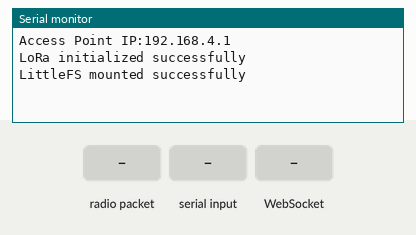
This sketch was run on a simulated ESP8266 (NodeMCU). On the bench: the last lines printed to the serial monitor. The inputs (shaded band) are chosen by the test bench. Storage starts empty; no radio packets arrive unless stated.

Above: at 1.2 s.
1.3 s: radio packet "1" arrives
At 2.5 s:
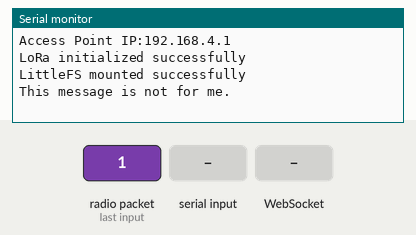
2.8 s: "1\n" received over Serial
At 3.8 s:
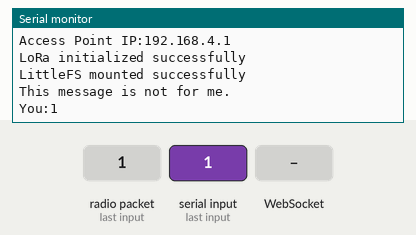
4.3 s: WebSocket text "1" received
At 4.9 s:
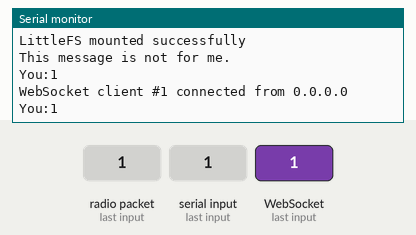

Measured:
- after the input at 1.3 s, the serial monitor: prints a new line at once (image 1)
- after the input at 2.8 s, the serial monitor: prints a new line after 0.06 s (image 2)
- after the input at 4.3 s, the serial monitor: prints a new line at once (image 3)

The sketch:

person1.ino
```cpp
/*
  Person 1 Program
  Author: Somnath Das
  More at: https://daslearning.in/

  NodeMCU Pins                          SX1278 Pins
  GND                                       GND
  3.3V                                      VCC
  D8                                        NSS
  D7                                        MOSI
  D6                                        MISO
  D5                                        SCK
  D0                                        RST
  D2                                        DIO0
*/

#include <LoRa.h>
#include "LittleFS.h"
#include <ESP8266WiFi.h>
#include <ESPAsyncWebServer.h>
#include <ESPAsyncTCP.h>

#define csPin 15
#define resetPin 16
#define irqPin 2

// Replace with your network credentials
const char* ssid = "NodeMCU1";
const char* password = "123456789";

// Source and destination addresses for LoRa
byte localAddress = 0xBB;  // address of this device
byte destination = 0xCC;   // destination to send to

// Create AsyncWebServer object on port 80
AsyncWebServer server(80);
AsyncWebSocket ws("/ws");

// Global variables
String outMsg;
bool outMsgStatus = LOW;

void handleClientMsg(void *arg, uint8_t *data, size_t len) {
  AwsFrameInfo *info = (AwsFrameInfo*)arg;
  if (info->final && info->index == 0 && info->len == len && info->opcode == WS_TEXT) {
    data[len] = 0;
    outMsg = (char*)data;
    outMsgStatus = HIGH;
  }
}

void sendMessage() {
  LoRa.beginPacket();                // start packet
  LoRa.write(destination);           // add destination address
  LoRa.write(localAddress);          // add sender address
  LoRa.print(outMsg);                // add payload
  LoRa.endPacket();                  // finish packet and send it
  Serial.println("You:" + outMsg);   // For Serial Chat
  outMsgStatus = LOW;                // Set it to low for next msg
  outMsg = "";                       // Make the msg blank
}

void onEvent(AsyncWebSocket *server, AsyncWebSocketClient *client, AwsEventType type,
  void *arg, uint8_t *data, size_t len) {
  switch (type) {
    case WS_EVT_CONNECT:
      Serial.printf("WebSocket client #%u connected from %s\n", client->id(), client->remoteIP().toString().c_str());
      break;
    case WS_EVT_DISCONNECT:
      Serial.printf("WebSocket client #%u disconnected\n", client->id());
      break;
    case WS_EVT_DATA:
      handleClientMsg(arg, data, len);
      break;
    case WS_EVT_PONG:
    case WS_EVT_ERROR:
      break;
  }
}

void initWebSocket() {
  ws.onEvent(onEvent);
  server.addHandler(&ws);
}

void initWiFi(){
  WiFi.softAP(ssid, password);
  IPAddress myIP = WiFi.softAPIP();
  Serial.print("Access Point IP:");
  Serial.println(myIP);
}

void initLoRa(){
  LoRa.setPins(csPin, resetPin, irqPin);
  // Start LoRa module at local frequency
  // 433E6 for Asia
  // 866E6 for Europe
  // 915E6 for North America
  if (!LoRa.begin(433E6)) {
    Serial.println("Starting LoRa failed!");
  }
  else{
    Serial.println("LoRa initialized successfully");
  }
}

void initFS(){
  if (!LittleFS.begin()) {
    Serial.println("An error has occurred while mounting LittleFS");
  }
  else{
    Serial.println("LittleFS mounted successfully");
  }
}

// Incoming msg from LoRa
void onReceive(int packetSize) {
  if (packetSize == 0) return;  // if there's no packet, return

  // Read packet header bytes:
  int recipient = LoRa.read();        // recipient address
  byte sender = LoRa.read();          // sender address

  String incoming = "";  // payload of packet
  while (LoRa.available()) {        // can't use readString() in callback, so
    incoming += (char)LoRa.read();  // add bytes one by one
  }

  // If the recipient isn't this device or broadcast,
  if (recipient != localAddress && recipient != destination) {
    Serial.println("This message is not for me.");
    return;  // skip rest of function
  }

  // If message is for this device, or broadcast, print details:
  ws.textAll(incoming);
  Serial.println("From 0x" + String(sender, HEX) + ": " + incoming);
  Serial.println();
}

void setup(){
  // Serial port for debugging purposes
  Serial.begin(115200);

  // Wi-Fi
  initWiFi();

  // Socket
  initWebSocket();

  //LoRa
  initLoRa();

  //FS
  initFS();

  // Route for root / web page
  server.on("/", HTTP_GET, [](AsyncWebServerRequest *request) {
    request->send(LittleFS, "/index.html", "text/html");
  });
  server.serveStatic("/", LittleFS, "/");

  // Start server
  server.begin();
}

void loop() {
  if(outMsgStatus){
    // Send msg via LoRa
    sendMessage();
    delay(300);
  }
  if(Serial.available()) {
    outMsg = Serial.readStringUntil('\n'); // Read until newline
    outMsg.trim();
    outMsgStatus = HIGH;
  }
  ws.cleanupClients();
  onReceive(LoRa.parsePacket());
}
```
